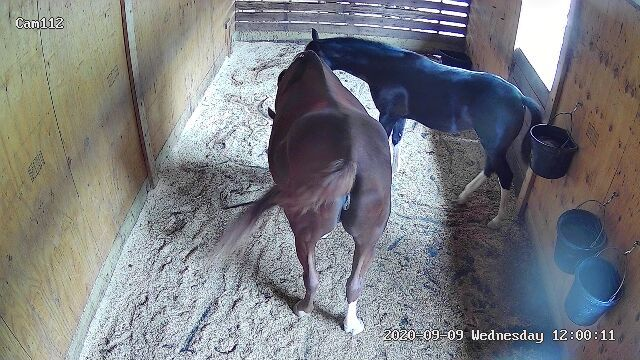
#> input picture darkHorse1.jpeg, 640 x 360 px; its folder holds only this picture in this run
$ python -i 'backgroundsubtract(beta).py'   (imports and definitions only)
#> lines starting #> are read from the running program, lines starting #| are printed output that depends on the picture
# using cmd
# pip uninstall opencv-contrib-python opencv-python
# pip install opencv-contrib-python
# https://www.codepasta.com/computer-vision/2019/04/26/background-segmentation-removal-with-opencv-take-2.html
import cv2
import numpy as np
import os

# Global Vars
filecount = 0


def image_proc(file):
#> called with file = 'darkHorse1.jpeg'
    global filecount
    # Open a test image
    src = cv2.imread(file, 1)
#> src is the input picture: shape (360, 640, 3); mean B, G, R 128.7, 124.9, 123.2
    # Apply a blur to de-noise
    blurred = cv2.GaussianBlur(src, (7, 7), 0)
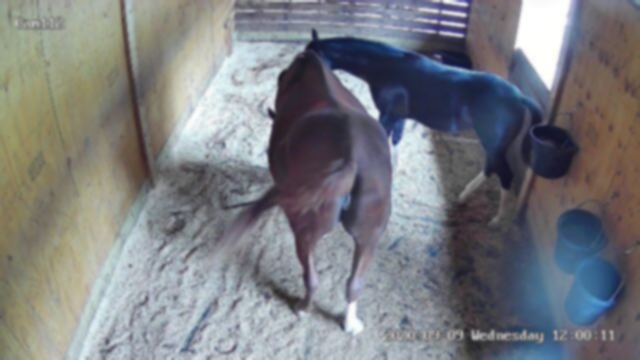
#> blurred: shape (360, 640, 3); mean B, G, R 128.7, 124.9, 123.2
    blurstr = "src/blurred/blurred" + str(filecount) + ".jpg"
    cv2.imwrite(blurstr, blurred)
    blurred_float = blurred.astype(np.float32) / 255.0
#> (the run stopped early here; a loop or call above may not have finished)

$ run again, on lightHorse1.jpeg
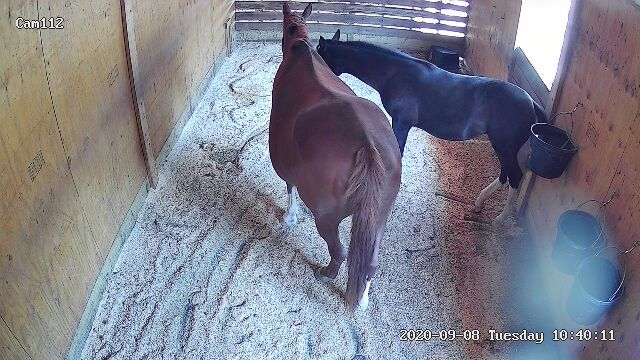
#> input picture lightHorse1.jpeg, 640 x 360 px
#> in image_proc, src is the input picture: shape (360, 640, 3); mean B, G, R 139.3, 127.3, 126.6
#> in image_proc, `blurred = cv2.GaussianBlur(src, (7, 7), 0)`:
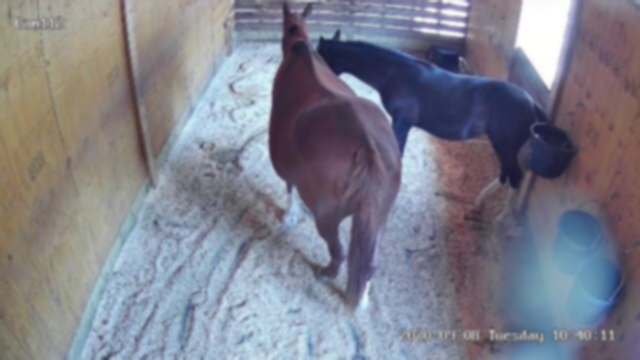
#> blurred: shape (360, 640, 3); mean B, G, R 139.2, 127.2, 126.6
